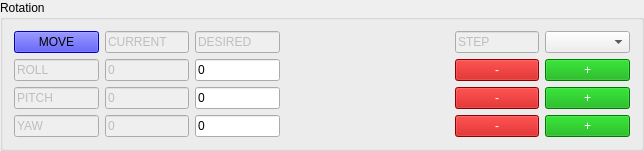
         <widget class="QGroupBox" name="groupBox_2">
          <property name="title">
           <string>Rotation</string>
          </property>
          <layout class="QGridLayout" name="gridLayout_9" columnstretch="1,1,1,1,1,1,1">
           <item row="2" column="1">
            <widget class="QLineEdit" name="lineEdit_51">
             <property name="enabled">
              <bool>false</bool>
             </property>
             <property name="text">
              <string>0</string>
             </property>
            </widget>
           </item>
           <item row="3" column="0">
            <widget class="QLineEdit" name="lineEdit_49">
             <property name="enabled">
              <bool>false</bool>
             </property>
             <property name="text">
              <string>YAW</string>
             </property>
            </widget>
           </item>
           <item row="2" column="5">
            <widget class="QPushButton" name="pushButton_55">
             <property name="autoFillBackground">
              <bool>false</bool>
             </property>
             <property name="styleSheet">
              <string notr="true">background-color: rgb(197, 0, 0); color: white</string>
             </property>
             <property name="text">
              <string>-</string>
             </property>
            </widget>
           </item>
           <item row="1" column="5">
            <widget class="QPushButton" name="pushButton_54">
             <property name="autoFillBackground">
              <bool>false</bool>
             </property>
             <property name="styleSheet">
              <string notr="true">background-color: rgb(197, 0, 0); color: white</string>
             </property>
             <property name="text">
              <string>-</string>
             </property>
            </widget>
           </item>
           <item row="1" column="1">
            <widget class="QLineEdit" name="lineEdit_50">
             <property name="enabled">
              <bool>false</bool>
             </property>
             <property name="text">
              <string>0</string>
             </property>
            </widget>
           </item>
           <item row="3" column="5">
            <widget class="QPushButton" name="pushButton_56">
             <property name="autoFillBackground">
              <bool>false</bool>
             </property>
             <property name="styleSheet">
              <string notr="true">background-color: rgb(197, 0, 0); color: white</string>
             </property>
             <property name="text">
              <string>-</string>
             </property>
            </widget>
           </item>
           <item row="0" column="3">
            <spacer name="horizontalSpacer">
             <property name="orientation">
              <enum>Qt::Orientation::Horizontal</enum>
             </property>
             <property name="sizeHint" stdset="0">
              <size>
               <width>40</width>
               <height>20</height>
              </size>
             </property>
            </spacer>
           </item>
           <item row="3" column="1">
            <widget class="QLineEdit" name="lineEdit_52">
             <property name="enabled">
              <bool>false</bool>
             </property>
             <property name="text">
              <string>0</string>
             </property>
            </widget>
           </item>
           <item row="2" column="0">
            <widget class="QLineEdit" name="lineEdit_48">
             <property name="enabled">
              <bool>false</bool>
             </property>
             <property name="text">
              <string>PITCH</string>
             </property>
            </widget>
           </item>
           <item row="3" column="6">
            <widget class="QPushButton" name="pushButton_59">
             <property name="autoFillBackground">
              <bool>false</bool>
             </property>
             <property name="styleSheet">
              <string notr="true">background-color: rgb(0, 170, 0); color: white</string>
             </property>
             <property name="text">
              <string>+</string>
             </property>
            </widget>
           </item>
           <item row="0" column="5">
            <widget class="QLineEdit" name="lineEdit_46">
             <property name="enabled">
              <bool>false</bool>
             </property>
             <property name="text">
              <string>STEP</string>
             </property>
            </widget>
           </item>
           <item row="1" column="6">
            <widget class="QPushButton" name="pushButton_57">
             <property name="autoFillBackground">
              <bool>false</bool>
             </property>
             <property name="styleSheet">
              <string notr="true">background-color: rgb(0, 170, 0); color: white</string>
             </property>
             <property name="text">
              <string>+</string>
             </property>
            </widget>
           </item>
           <item row="1" column="0">
            <widget class="QLineEdit" name="lineEdit_47">
             <property name="enabled">
              <bool>false</bool>
             </property>
             <property name="text">
              <string>ROLL</string>
             </property>
            </widget>
           </item>
           <item row="3" column="2">
            <widget class="QLineEdit" name="lineEdit_55">
             <property name="text">
              <string>0</string>
             </property>
            </widget>
           </item>
           <item row="1" column="2">
            <widget class="QLineEdit" name="lineEdit_53">
             <property name="text">
              <string>0</string>
             </property>
            </widget>
           </item>
           <item row="0" column="0">
            <widget class="QPushButton" name="pushButton_53">
             <property name="autoFillBackground">
              <bool>false</bool>
             </property>
             <property name="styleSheet">
              <string notr="true">background-color: rgb(0, 0, 255)</string>
             </property>
             <property name="text">
              <string>MOVE</string>
             </property>
            </widget>
           </item>
           <item row="0" column="6">
            <widget class="QComboBox" name="comboBox_3"/>
           </item>
           <item row="2" column="6">
            <widget class="QPushButton" name="pushButton_58">
             <property name="autoFillBackground">
              <bool>false</bool>
             </property>
             <property name="styleSheet">
              <string notr="true">background-color: rgb(0, 170, 0); color: white</string>
             </property>
             <property name="text">
              <string>+</string>
             </property>
            </widget>
           </item>
           <item row="0" column="1">
            <widget class="QLineEdit" name="lineEdit_44">
             <property name="enabled">
              <bool>false</bool>
             </property>
             <property name="text">
              <string>CURRENT</string>
             </property>
            </widget>
           </item>
           <item row="0" column="2">
            <widget class="QLineEdit" name="lineEdit_45">
             <property name="enabled">
              <bool>false</bool>
             </property>
             <property name="text">
              <string>DESIRED</string>
             </property>
            </widget>
           </item>
           <item row="2" column="2">
            <widget class="QLineEdit" name="lineEdit_54">
             <property name="text">
              <string>0</string>
             </property>
            </widget>
           </item>
           <item row="0" column="4">
            <spacer name="horizontalSpacer_2">
             <property name="orientation">
              <enum>Qt::Orientation::Horizontal</enum>
             </property>
             <property name="sizeHint" stdset="0">
              <size>
               <width>40</width>
               <height>20</height>
              </size>
             </property>
            </spacer>
           </item>
          </layout>
         </widget>
